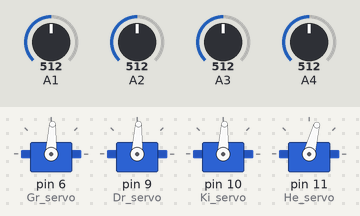
Recording of a sketch running on a simulated Arduino Nano, built with avr-gcc and run on an emulated ATmega328P. Shown: 4 × servo. Inputs (shaded band) come from the test bench; at power-on: A1 = 512, A2 = 512, A3 = 512, A4 = 512.

Above: at 1.2 s.
1.3 s: A1 set to 716
At 2.4 s:
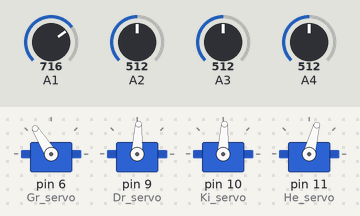
4.3 s: A2 set to 716
At 5.6 s:
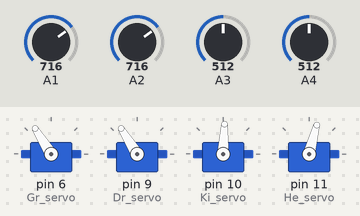
7.3 s: A3 set to 992
At 9.8 s:
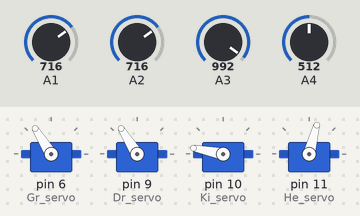
10.3 s: A4 set to 716
At 11.6 s:
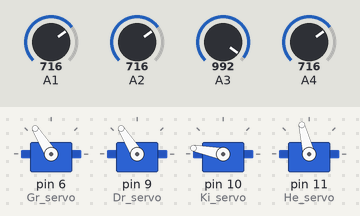
12.5 s: A1 set to 30
At 15.38 s:
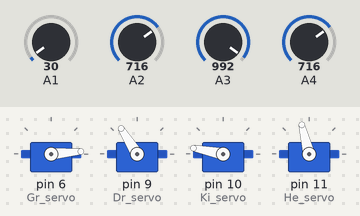
15.5 s: A4 set to 30
At 18.1 s:
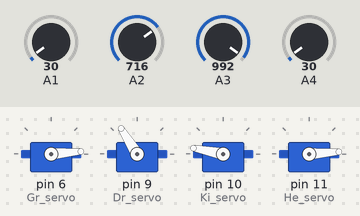
Timing chart, 0 to 19.5 s (numbered marks = the images above; inputs shaded):
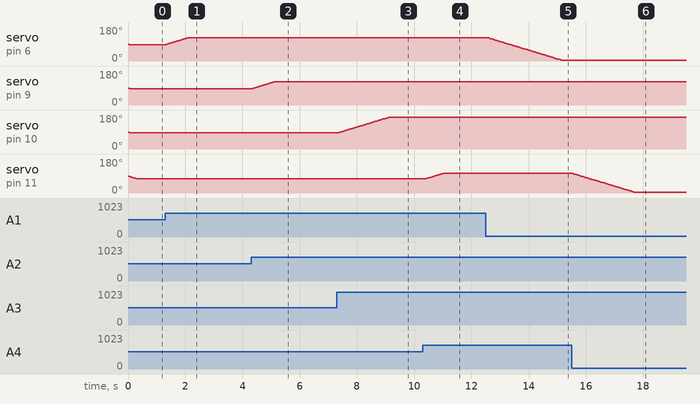

The sketch:

Bot_Arm_V1.ino
```cpp
/* Roboterarm Servo Ansteuerung
 *  Board NANO
 *  ATmega328P
 *  LIB: VarSpeedServo.h
 *  https://github.com/netlabtoolkit/varspeedservo
 *
 *  V1
 *  18-10-2020 KHF
 */


#include <VarSpeedServo.h>


VarSpeedServo Gr_servo; //Greifarm
VarSpeedServo Dr_servo; //Drehteller
VarSpeedServo Ki_servo; //Kippen
VarSpeedServo He_servo; //Heben

int Poti_Greifen = A1;    //Greifarm
int Poti_Drehen = A2;     //Drehteller
int Joystick_Kippen = A3; //Kipp
int Joystick_Heben = A4;  //Heben

int Greifarm;
int Drehteller;
int Kippen;
int Heben;

//Speed festlegen:
int SPEED = 30; //30 bei Test


void setup() {
  Gr_servo.attach(6);   //PWM#6
  Dr_servo.attach(9);   //PWM#9
  Ki_servo.attach(10);  //PWM#10
  He_servo.attach(11);  //PWM#11
}

void loop() {

int Poti_Greifen = analogRead(A1);
int Poti_Drehen = analogRead(A2);
int Joystick_Kippen = analogRead(A3);
int Joystick_Heben = analogRead(A4);

  //Greifarm
  Greifarm = map(Poti_Greifen, 0, 1023, 0, 175);
  Gr_servo.write(Greifarm, SPEED);

//Drehteller
Drehteller = map(Poti_Drehen, 0, 1023, 0, 175);
Dr_servo.write(Drehteller, SPEED);

  //Kippen
  Kippen = map(Joystick_Kippen, 0, 1023, 0, 175);
  Ki_servo.write(Kippen, SPEED);

//Heben
Heben = map(Joystick_Heben, 0, 1023, 0, 150);
He_servo.write(Heben, SPEED);

    delay(100);
}
```

Measured:
- after the input at 1.3 s, servo on pin 6 (Gr_servo): moves from 87° to 122° over 0.75 s, starting at once
- after the input at 4.3 s, servo on pin 9 (Dr_servo): moves from 87° to 122° over 0.75 s, starting after 0.06 s
- after the input at 7.3 s, servo on pin 10 (Ki_servo): moves from 87° to 169° over 1.8 s, starting after 0.08 s
- after the input at 10.3 s, servo on pin 11 (He_servo): moves from 75° to 104° over 0.61 s, starting after 0.10 s
- after the input at 12.5 s, servo on pin 6 (Gr_servo): moves from 122° to 5° over 2.5 s, starting after 0.12 s
- after the input at 15.5 s, servo on pin 11 (He_servo): moves from 104° to 4° over 2.1 s, starting at once
